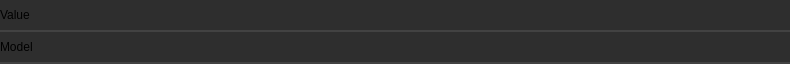
<?xml version="1.0" encoding="UTF-8"?>
<ui version="4.0">
 <class>Widget</class>
 <widget class="QWidget" name="Widget">
  <property name="geometry">
   <rect>
    <x>0</x>
    <y>0</y>
    <width>790</width>
    <height>64</height>
   </rect>
  </property>
  <property name="minimumSize">
   <size>
    <width>0</width>
    <height>0</height>
   </size>
  </property>
  <property name="maximumSize">
   <size>
    <width>16777215</width>
    <height>97</height>
   </size>
  </property>
  <property name="windowTitle">
   <string>Form</string>
  </property>
  <property name="styleSheet">
   <string notr="true">.QWidget {
    font: 580 10pt &quot;Segoe UI&quot;;
    border: 2px solid black;
    border-radius: 0px;
    border-left: 0px;
    border-right: 0px;
	border-top: 0px;
    border-color: rgba(66, 66, 66, 255);
    padding: 8px;
    padding-left: 6px;
    padding-right: 6px;
    color: #e5e5e5;
    background-color: #2e2e2e;
}

.QWidget::hover {
}
.QWidget::selected {
    background-color: #515965;
}</string>
  </property>
  <layout class="QVBoxLayout" name="verticalLayout">
   <property name="spacing">
    <number>0</number>
   </property>
   <property name="leftMargin">
    <number>0</number>
   </property>
   <property name="topMargin">
    <number>0</number>
   </property>
   <property name="rightMargin">
    <number>0</number>
   </property>
   <property name="bottomMargin">
    <number>0</number>
   </property>
   <item>
    <widget class="QFrame" name="frame">
     <property name="maximumSize">
      <size>
       <width>16777215</width>
       <height>32</height>
      </size>
     </property>
     <property name="styleSheet">
      <string notr="true">.QFrame {
    font: 580 10pt &quot;Segoe UI&quot;;
    border: 2px solid black;
    border-radius: 0px;
    border-left: 0px;
    border-right: 0px;
	border-top: 0px;
    border-color: rgba(66, 66, 66, 255);
    color: #e5e5e5;
    background-color: #2e2e2e;
}

.QFrame::hover {
}
.QFrame::selected {
    background-color: #515965;
}</string>
     </property>
     <property name="frameShape">
      <enum>QFrame::StyledPanel</enum>
     </property>
     <property name="frameShadow">
      <enum>QFrame::Raised</enum>
     </property>
     <property name="lineWidth">
      <number>0</number>
     </property>
     <layout class="QHBoxLayout" name="horizontalLayout_2">
      <property name="spacing">
       <number>16</number>
      </property>
      <property name="leftMargin">
       <number>0</number>
      </property>
      <property name="topMargin">
       <number>0</number>
      </property>
      <property name="rightMargin">
       <number>0</number>
      </property>
      <property name="bottomMargin">
       <number>0</number>
      </property>
      <item>
       <widget class="QLabel" name="label">
        <property name="styleSheet">
         <string notr="true">border:0px;
background-color: rgba(255, 255, 255, 0);
font: 8pt &quot;Segoe UI&quot;;

</string>
        </property>
        <property name="text">
         <string>Value</string>
        </property>
       </widget>
      </item>
      <item>
       <widget class="QLineEdit" name="value">
        <property name="styleSheet">
         <string notr="true">QLineEdit {
    border: 0px solid #d0d0d0;
    border-color: rgba(94, 94, 94, 255);
    border-radius: 2px;
    padding: 2px;
    color: #e5e5e5;
background-color: #2e2e2e;

}
</string>
        </property>
       </widget>
      </item>
     </layout>
    </widget>
   </item>
   <item>
    <widget class="QFrame" name="frame_2">
     <property name="maximumSize">
      <size>
       <width>16777215</width>
       <height>32</height>
      </size>
     </property>
     <property name="styleSheet">
      <string notr="true">.QFrame {
    font: 580 10pt &quot;Segoe UI&quot;;
    border: 2px solid black;
    border-radius: 0px;
    border-left: 0px;
    border-right: 0px;
	border-top: 0px;
    border-color: rgba(66, 66, 66, 255);
    color: #e5e5e5;
    background-color: #2e2e2e;
}

.QFrame::hover {
}
.QFrame::selected {
    background-color: #515965;
}</string>
     </property>
     <property name="frameShape">
      <enum>QFrame::StyledPanel</enum>
     </property>
     <property name="frameShadow">
      <enum>QFrame::Raised</enum>
     </property>
     <property name="lineWidth">
      <number>0</number>
     </property>
     <layout class="QHBoxLayout" name="horizontalLayout_3">
      <property name="spacing">
       <number>16</number>
      </property>
      <property name="leftMargin">
       <number>0</number>
      </property>
      <property name="topMargin">
       <number>0</number>
      </property>
      <property name="rightMargin">
       <number>0</number>
      </property>
      <property name="bottomMargin">
       <number>0</number>
      </property>
      <item>
       <widget class="QLabel" name="label_2">
        <property name="styleSheet">
         <string notr="true">border:0px;
background-color: rgba(255, 255, 255, 0);
font: 8pt &quot;Segoe UI&quot;;

</string>
        </property>
        <property name="text">
         <string>Model</string>
        </property>
       </widget>
      </item>
      <item>
       <widget class="QLineEdit" name="model">
        <property name="styleSheet">
         <string notr="true">QLineEdit {
    border: 0px solid #d0d0d0;
    border-color: rgba(94, 94, 94, 255);
    border-radius: 2px;
    padding: 2px;
    color: #e5e5e5;
background-color: #2e2e2e;

}
</string>
        </property>
       </widget>
      </item>
     </layout>
    </widget>
   </item>
  </layout>
 </widget>
 <resources/>
 <connections/>
</ui>
